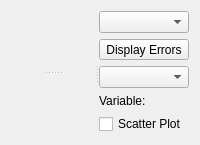
<?xml version="1.0" encoding="UTF-8"?>
<ui version="4.0">
 <author>Anton Rau</author>
 <class>DataWidget</class>
 <widget class="QWidget" name="DataWidget">
  <layout class="QVBoxLayout" name="verticalLayout_2">
   <item>
    <widget class="QSplitter" name="splitterHorizontal">
     <property name="orientation">
      <enum>Qt::Horizontal</enum>
     </property>
     <widget class="QSplitter" name="splitterVertical">
      <property name="sizePolicy">
       <sizepolicy hsizetype="Expanding" vsizetype="Preferred">
        <horstretch>1</horstretch>
        <verstretch>0</verstretch>
       </sizepolicy>
      </property>
      <property name="orientation">
       <enum>Qt::Vertical</enum>
      </property>
      <widget class="DataTableWidget" name="widgetTable" native="true"/>
      <widget class="DataPlotWidget" name="widgetPlot" native="true"/>
     </widget>
     <widget class="QWidget" name="widgetSettings" native="true">
      <layout class="QVBoxLayout" name="verticalLayout">
       <item>
        <widget class="QComboBox" name="comboBoxErrorType"/>
       </item>
       <item>
        <widget class="QToolButton" name="toolButtonDisplayErrors">
         <property name="text">
          <string>Display Errors</string>
         </property>
         <property name="icon">
          <iconset resource="../../../resources/resources.qrc">
           <normaloff>:/icons/icons8-sorting-16.png</normaloff>:/icons/icons8-sorting-16.png</iconset>
         </property>
         <property name="checkable">
          <bool>true</bool>
         </property>
         <property name="toolButtonStyle">
          <enum>Qt::ToolButtonTextBesideIcon</enum>
         </property>
        </widget>
       </item>
       <item>
        <widget class="VariableSelector" name="variableSelector"/>
       </item>
       <item>
        <widget class="QLabel" name="label">
         <property name="text">
          <string>Variable:</string>
         </property>
        </widget>
       </item>
       <item>
        <widget class="QCheckBox" name="checkBoxScatterPlot">
         <property name="text">
          <string>Scatter Plot</string>
         </property>
        </widget>
       </item>
      </layout>
     </widget>
    </widget>
   </item>
  </layout>
 </widget>
 <customwidgets>
  <customwidget>
   <class>VariableSelector</class>
   <extends>QComboBox</extends>
   <header>tse_analytics.views.misc.variable_selector</header>
  </customwidget>
  <customwidget>
   <class>DataTableWidget</class>
   <extends>QWidget</extends>
   <header>tse_analytics.views.data.data_table_widget</header>
   <container>1</container>
  </customwidget>
  <customwidget>
   <class>DataPlotWidget</class>
   <extends>QWidget</extends>
   <header>tse_analytics.views.data.data_plot_widget</header>
   <container>1</container>
  </customwidget>
 </customwidgets>
 <resources>
  <include location="../../../resources/resources.qrc"/>
 </resources>
 <connections/>
</ui>
